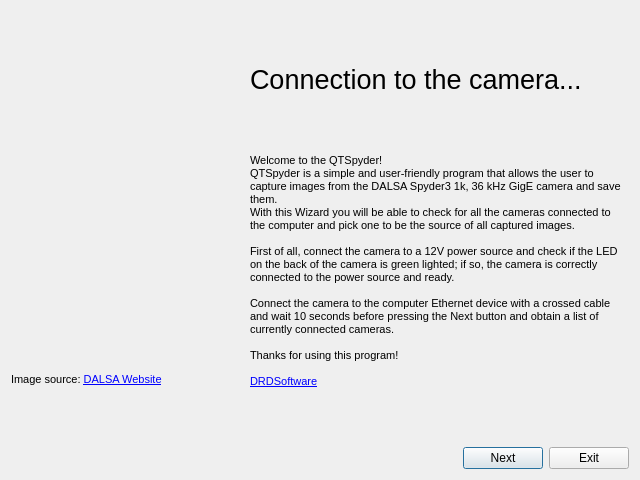
<?xml version="1.0" encoding="UTF-8"?>
<ui version="4.0">
 <class>Wizard1</class>
 <widget class="QDialog" name="Wizard1">
  <property name="geometry">
   <rect>
    <x>0</x>
    <y>0</y>
    <width>640</width>
    <height>480</height>
   </rect>
  </property>
  <property name="minimumSize">
   <size>
    <width>640</width>
    <height>480</height>
   </size>
  </property>
  <property name="maximumSize">
   <size>
    <width>640</width>
    <height>480</height>
   </size>
  </property>
  <property name="windowTitle">
   <string>Wizard Pass 1 of 2: Connection to the camera...</string>
  </property>
  <property name="locale">
   <locale language="English" country="UnitedStates"/>
  </property>
  <layout class="QVBoxLayout" name="verticalLayout_2">
   <item>
    <layout class="QVBoxLayout" name="verticalLayout">
     <item>
      <layout class="QHBoxLayout" name="horizontalLayout_4">
       <item>
        <layout class="QVBoxLayout" name="verticalLayout_4">
         <item>
          <spacer name="verticalSpacer_5">
           <property name="orientation">
            <enum>Qt::Vertical</enum>
           </property>
           <property name="sizeHint" stdset="0">
            <size>
             <width>20</width>
             <height>40</height>
            </size>
           </property>
          </spacer>
         </item>
         <item>
          <widget class="QLabel" name="wizard1Image">
           <property name="minimumSize">
            <size>
             <width>200</width>
             <height>300</height>
            </size>
           </property>
           <property name="maximumSize">
            <size>
             <width>200</width>
             <height>300</height>
            </size>
           </property>
           <property name="text">
            <string notr="true"/>
           </property>
           <property name="pixmap">
            <pixmap resource="spyder3image.qrc">:/spyder3.png</pixmap>
           </property>
           <property name="alignment">
            <set>Qt::AlignCenter</set>
           </property>
          </widget>
         </item>
         <item>
          <widget class="QLabel" name="wizard1ImageSource">
           <property name="locale">
            <locale language="English" country="UnitedStates"/>
           </property>
           <property name="text">
            <string>&lt;!DOCTYPE HTML PUBLIC &quot;-//W3C//DTD HTML 4.0//EN&quot; &quot;http://www.w3.org/TR/REC-html40/strict.dtd&quot;&gt;
&lt;html&gt;&lt;head&gt;&lt;meta name=&quot;qrichtext&quot; content=&quot;1&quot; /&gt;&lt;style type=&quot;text/css&quot;&gt;
p, li { white-space: pre-wrap; }
&lt;/style&gt;&lt;/head&gt;&lt;body style=&quot; font-family:'MS Shell Dlg 2'; font-size:8.25pt; font-weight:400; font-style:normal;&quot;&gt;
&lt;p style=&quot; margin-top:0px; margin-bottom:0px; margin-left:0px; margin-right:0px; -qt-block-indent:0; text-indent:0px;&quot;&gt;&lt;span style=&quot; font-size:8pt;&quot;&gt;Image source: &lt;/span&gt;&lt;a href=&quot;http://teledynedalsa.com/mv/products/cameras/family.aspx?fam=Spyder3&quot;&gt;&lt;span style=&quot; font-size:8pt; text-decoration: underline; color:#0000ff;&quot;&gt;DALSA Website&lt;/span&gt;&lt;/a&gt;&lt;/p&gt;&lt;/body&gt;&lt;/html&gt;</string>
           </property>
          </widget>
         </item>
         <item>
          <spacer name="verticalSpacer_4">
           <property name="orientation">
            <enum>Qt::Vertical</enum>
           </property>
           <property name="sizeHint" stdset="0">
            <size>
             <width>20</width>
             <height>40</height>
            </size>
           </property>
          </spacer>
         </item>
        </layout>
       </item>
       <item>
        <spacer name="horizontalSpacer_2">
         <property name="orientation">
          <enum>Qt::Horizontal</enum>
         </property>
         <property name="sizeHint" stdset="0">
          <size>
           <width>40</width>
           <height>20</height>
          </size>
         </property>
        </spacer>
       </item>
       <item>
        <layout class="QVBoxLayout" name="verticalLayout_3">
         <item>
          <spacer name="verticalSpacer">
           <property name="orientation">
            <enum>Qt::Vertical</enum>
           </property>
           <property name="sizeHint" stdset="0">
            <size>
             <width>20</width>
             <height>40</height>
            </size>
           </property>
          </spacer>
         </item>
         <item>
          <widget class="QLabel" name="wizard1Title">
           <property name="font">
            <font>
             <pointsize>20</pointsize>
            </font>
           </property>
           <property name="locale">
            <locale language="English" country="UnitedStates"/>
           </property>
           <property name="text">
            <string>Connection to the camera...</string>
           </property>
          </widget>
         </item>
         <item>
          <spacer name="verticalSpacer_3">
           <property name="orientation">
            <enum>Qt::Vertical</enum>
           </property>
           <property name="sizeHint" stdset="0">
            <size>
             <width>20</width>
             <height>40</height>
            </size>
           </property>
          </spacer>
         </item>
         <item>
          <widget class="QLabel" name="wizard1Description">
           <property name="locale">
            <locale language="English" country="UnitedStates"/>
           </property>
           <property name="text">
            <string>&lt;!DOCTYPE HTML PUBLIC &quot;-//W3C//DTD HTML 4.0//EN&quot; &quot;http://www.w3.org/TR/REC-html40/strict.dtd&quot;&gt;
&lt;html&gt;&lt;head&gt;&lt;meta name=&quot;qrichtext&quot; content=&quot;1&quot; /&gt;&lt;style type=&quot;text/css&quot;&gt;
p, li { white-space: pre-wrap; }
&lt;/style&gt;&lt;/head&gt;&lt;body style=&quot; font-family:'MS Shell Dlg 2'; font-size:8.25pt; font-weight:400; font-style:normal;&quot;&gt;
&lt;p style=&quot; margin-top:0px; margin-bottom:0px; margin-left:0px; margin-right:0px; -qt-block-indent:0; text-indent:0px;&quot;&gt;&lt;span style=&quot; font-size:8pt;&quot;&gt;Welcome to the QTSpyder!&lt;/span&gt;&lt;/p&gt;
&lt;p style=&quot; margin-top:0px; margin-bottom:0px; margin-left:0px; margin-right:0px; -qt-block-indent:0; text-indent:0px;&quot;&gt;&lt;span style=&quot; font-size:8pt;&quot;&gt;QTSpyder is a simple and user-friendly program that allows the user to capture images from the DALSA Spyder3 1k, 36 kHz GigE camera and save them.&lt;/span&gt;&lt;/p&gt;
&lt;p style=&quot; margin-top:0px; margin-bottom:0px; margin-left:0px; margin-right:0px; -qt-block-indent:0; text-indent:0px;&quot;&gt;&lt;span style=&quot; font-size:8pt;&quot;&gt;With this Wizard you will be able to check for all the cameras connected to the computer and pick one to be the source of all captured images.&lt;/span&gt;&lt;/p&gt;
&lt;p style=&quot;-qt-paragraph-type:empty; margin-top:0px; margin-bottom:0px; margin-left:0px; margin-right:0px; -qt-block-indent:0; text-indent:0px; font-size:8pt;&quot;&gt;&lt;/p&gt;
&lt;p style=&quot; margin-top:0px; margin-bottom:0px; margin-left:0px; margin-right:0px; -qt-block-indent:0; text-indent:0px;&quot;&gt;&lt;span style=&quot; font-size:8pt;&quot;&gt;First of all, connect the camera to a 12V power source and check if the LED on the back of the camera is green lighted; if so, the camera is correctly connected to the power source and ready.&lt;/span&gt;&lt;/p&gt;
&lt;p style=&quot;-qt-paragraph-type:empty; margin-top:0px; margin-bottom:0px; margin-left:0px; margin-right:0px; -qt-block-indent:0; text-indent:0px; font-size:8pt;&quot;&gt;&lt;/p&gt;
&lt;p style=&quot; margin-top:0px; margin-bottom:0px; margin-left:0px; margin-right:0px; -qt-block-indent:0; text-indent:0px;&quot;&gt;&lt;span style=&quot; font-size:8pt;&quot;&gt;Connect the camera to the computer Ethernet device with a crossed cable and wait 10 seconds before pressing the Next button and obtain a list of currently connected cameras.&lt;/span&gt;&lt;/p&gt;
&lt;p style=&quot;-qt-paragraph-type:empty; margin-top:0px; margin-bottom:0px; margin-left:0px; margin-right:0px; -qt-block-indent:0; text-indent:0px; font-size:8pt;&quot;&gt;&lt;/p&gt;
&lt;p style=&quot; margin-top:0px; margin-bottom:0px; margin-left:0px; margin-right:0px; -qt-block-indent:0; text-indent:0px;&quot;&gt;&lt;span style=&quot; font-size:8pt;&quot;&gt;Thanks for using this program!&lt;/span&gt;&lt;/p&gt;
&lt;p style=&quot;-qt-paragraph-type:empty; margin-top:0px; margin-bottom:0px; margin-left:0px; margin-right:0px; -qt-block-indent:0; text-indent:0px; font-size:8pt;&quot;&gt;&lt;/p&gt;
&lt;p style=&quot; margin-top:0px; margin-bottom:0px; margin-left:0px; margin-right:0px; -qt-block-indent:0; text-indent:0px;&quot;&gt;&lt;a href=&quot;http://www.drdsoftware.eu/&quot;&gt;&lt;span style=&quot; font-size:8pt; text-decoration: underline; color:#0000ff;&quot;&gt;DRDSoftware&lt;/span&gt;&lt;/a&gt;&lt;/p&gt;&lt;/body&gt;&lt;/html&gt;</string>
           </property>
           <property name="wordWrap">
            <bool>true</bool>
           </property>
          </widget>
         </item>
         <item>
          <spacer name="verticalSpacer_2">
           <property name="orientation">
            <enum>Qt::Vertical</enum>
           </property>
           <property name="sizeHint" stdset="0">
            <size>
             <width>20</width>
             <height>40</height>
            </size>
           </property>
          </spacer>
         </item>
        </layout>
       </item>
      </layout>
     </item>
     <item>
      <layout class="QHBoxLayout" name="horizontalLayout">
       <item>
        <spacer name="horizontalSpacer">
         <property name="orientation">
          <enum>Qt::Horizontal</enum>
         </property>
         <property name="sizeHint" stdset="0">
          <size>
           <width>40</width>
           <height>20</height>
          </size>
         </property>
        </spacer>
       </item>
       <item>
        <widget class="QPushButton" name="wizard1Next">
         <property name="locale">
          <locale language="English" country="UnitedStates"/>
         </property>
         <property name="text">
          <string>Next</string>
         </property>
        </widget>
       </item>
       <item>
        <widget class="QPushButton" name="wizard1Exit">
         <property name="locale">
          <locale language="English" country="UnitedStates"/>
         </property>
         <property name="text">
          <string>Exit</string>
         </property>
        </widget>
       </item>
      </layout>
     </item>
    </layout>
   </item>
  </layout>
 </widget>
 <resources>
  <include location="spyder3image.qrc"/>
 </resources>
 <connections/>
</ui>
